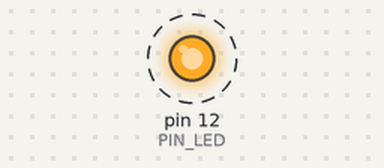
The sketch below on a simulated Arduino Uno, built with avr-gcc and run on an emulated ATmega328P. On the bench: output pins drawn as LEDs (lit = HIGH). Dashed ring = blinking.

Above: at 0.4 s.
Timing chart, 0 to 4.6 s (numbered marks = the images above):
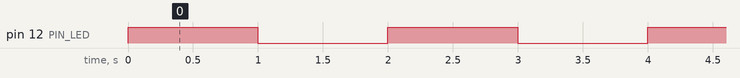

The sketch:

blinkreg.ino
```cpp
// Contoh pembuatan LED berkedip
//   melalui pengaturan register interupsi

const byte PIN_LED = 12;

void setup()
{
  pinMode(PIN_LED,OUTPUT);

  // inisialisasi Timer1
  cli(); // Matikan interupsi 

  // Atur semua bit pada TCR1A dan TCR1B menjadi 0
  TCCR1A = 0;
  TCCR1B = 0;

  // Atur nilai pada compare match register
  //   agar timer bekerja dengan frekuensi 1Hz
  OCR1A = 15624;

  // Aktifkan mode CTC
  TCCR1B |= (1 << WGM12);

  // Set CS10 and CS12 bits for 1024 prescaler:
  TCCR1B |= (1 << CS10);
  TCCR1B |= (1 << CS12);

  // enable timer compare interrupt:
  TIMSK1 |= (1 << OCIE1A);

  sei();// enable global interrupts
}

void loop()
{

}

ISR(TIMER1_COMPA_vect)
{
  digitalWrite(PIN_LED, !digitalRead(PIN_LED));
}
```

Measured:
- by itself, pin 12 (PIN_LED): alternates HIGH for 1.0 s and LOW for 1.0 s
